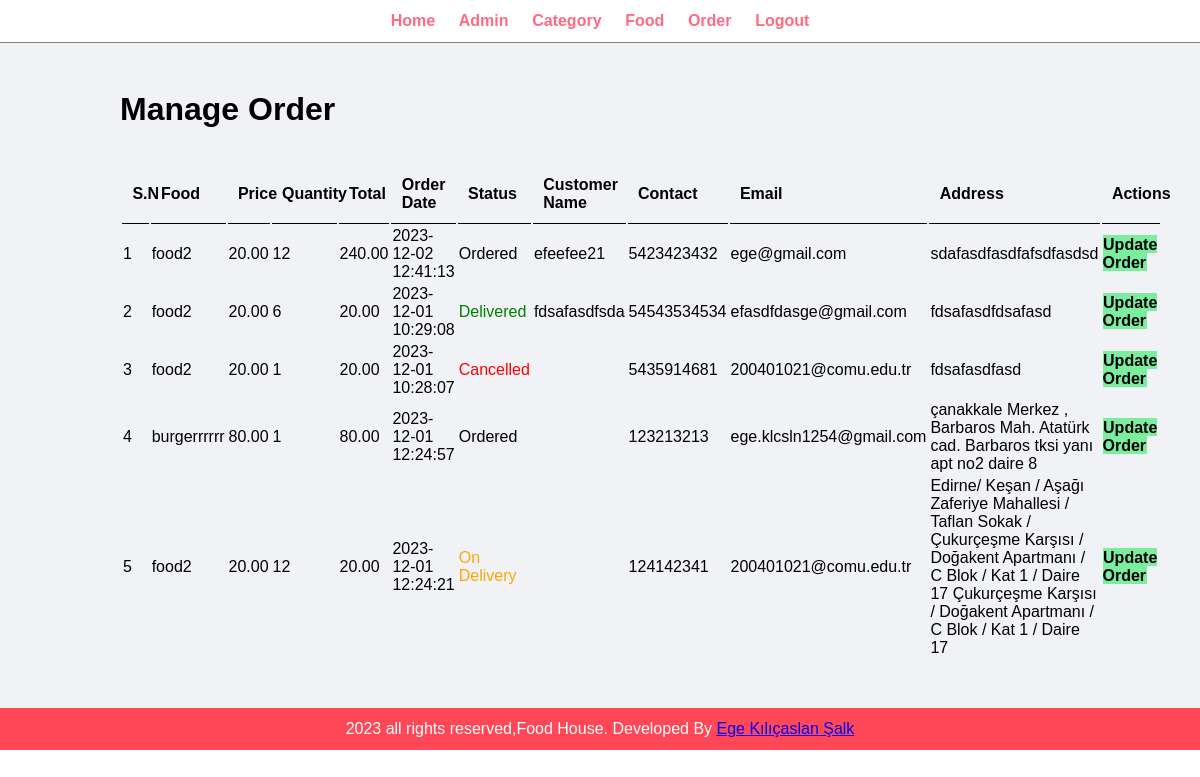
Page /admin/manage-order.php (signed in) on the committed database.
### tables this page shows
CREATE TABLE `tbl_order` (
  `id` int(10) UNSIGNED NOT NULL,
  `food` varchar(150) NOT NULL,
  `price` decimal(10,2) NOT NULL,
  `qty` int(11) NOT NULL,
  `total` decimal(10,2) NOT NULL,
  `order_date` datetime NOT NULL,
  `status` varchar(50) NOT NULL,
  `customer_name` varchar(150) NOT NULL,
  `customer_contact` varchar(20) NOT NULL,
  `customer_email` varchar(150) NOT NULL,
  `customer_address` varchar(255) NOT NULL
);

### admin/manage-order.php (the view, shortened to what this page needs)
<?php include('partials/menu.php'); ?>
<div class="main-content">
    <div class="wrapper">
        <h1>Manage Order</h1>
        <br />
        <br />
        <table class="tbl-full">
            <tr>
                <th>S.N</th>
                <th>Food</th>
                <th>Price</th>
                <th>Quantity</th>
                <th>Total</th>
                <th>Order Date</th>
                <th>Status</th>
                <th>Customer Name</th>
                <th>Contact</th>
                <th>Email</th>
                <th>Address</th>
                <th>Actions</th>
            </tr>
            <?php
            $sql = "SELECT * FROM tbl_order ORDER BY id DESC";
            $stmt = mysqli_prepare($conn, $sql);
            mysqli_stmt_execute($stmt);
            $res = mysqli_stmt_get_result($stmt);
            $count = mysqli_num_rows($res);
            $sn = 1;
            if($count > 0){
                while($row = mysqli_fetch_assoc($res)){
                    $id = $row['id'];
                    $food = htmlentities($row['food'], ENT_QUOTES, 'UTF-8');
                    $price = $row['price'];
                    $qty = $row['qty'];
                    $total = $row['total'];
                    $orderdate = $row['order_date'];
                    $status = htmlentities($row['status'], ENT_QUOTES, 'UTF-8');
                    $customer_name = htmlentities($row['customer_name'], ENT_QUOTES, 'UTF-8');
                    $customer_contact = htmlentities($row['customer_contact'], ENT_QUOTES, 'UTF-8');
                    $customer_email = htmlentities($row['customer_email'], ENT_QUOTES, 'UTF-8');
                    $customer_address = htmlentities($row['customer_address'], ENT_QUOTES, 'UTF-8');
                    ?>
                    <tr>
                        <td><?php echo $sn++;?></td>
                        <td><?php echo $food;?></td>
                        <td><?php echo $price;?></td>
                        <td><?php echo $qty;?></td>
                        <td><?php echo $total;?></td>
                        <td><?php echo $orderdate;?></td>
                        <td><?php
                            if($status == "Ordered"){
                                echo "<label>$status</label>";
                            }
                            elseif($status == "On Delivery"){
                                echo "<label style='color:orange;'>$status</label>";
                            }
                            elseif($status == "Delivered"){
                                echo "<label style='color:green;'>$status</label>";
                            }
                            elseif($status == "Cancelled"){
                                echo "<label style='color:red;'>$status</label>";
                            }
                            ?></td>
                        <td><?php echo $customer_name;?></td>
                        <td><?php echo $customer_contact;?></td>
                        <td><?php echo $customer_email;?></td>
                        <td><?php echo $customer_address;?></td>
                        <td>
                            <a href="<?php echo SITEURL; ?>admin/update-order.php?id=<?php echo $id; ?>" class="btn-secondary">Update Order</a>
                        </td>
                    </tr>
                    <?php
                }
            }
            else{
                echo "<tr><td colspan='12' class='error'>Orders not Available.</td></tr>";
            }
            ?>
        </table>
    </div>
</div>
<?php include('partials/footer.php'); ?>

### css/adm.css (style rules this page uses)
* { margin: 0; padding: 0; font-family: Arial, Helvetica, sans-serif; }
.wrapper { padding:1%; width: 80%; margin: 0 auto; }
.tbl-full { width: 100%; }
table tr th { border-bottom: 1px solid black; padding: 1%; text-align: left; }
table tr td { padding: 1px; }
.btn-secondary { background-color: #7bed9f; padding: 1%; color: black; text-decoration: none; font-weight: bold; }
.main-content { background-color:#f1f2f6; padding: 3% 0; }

### rows in the picture
tbl_order: food "food2", price "20.00", qty "12", total "240.00", order_date "2023-12-02 12:41:13", status "Ordered", customer_name "efeefee21", customer_contact "5423423432", customer_email "ege@gmail.com", customer_address "sdafasdfasdfafsdfasdsd"
tbl_order: food "food2", price "20.00", qty "6", total "20.00", order_date "2023-12-01 10:29:08", status "Delivered", customer_name "fdsafasdfsda", customer_contact "54543534534", customer_email "efasdfdasge@gmail.com", customer_address "fdsafasdfdsafasd"
tbl_order: food "food2", price "20.00", qty "1", total "20.00", order_date "2023-12-01 10:28:07", status "Cancelled", customer_contact "5435914681", customer_email "200401021@comu.edu.tr", customer_address "fdsafasdfasd"
tbl_order: food "burgerrrrrr", price "80.00", qty "1", total "80.00", order_date "2023-12-01 12:24:57", status "Ordered", customer_contact "123213213", customer_email "ege.klcsln1254@gmail.com", customer_address "çanakkale Merkez , Barbaros Mah. Atatürk cad. Barbaros tksi yanı apt no2 daire 8"
tbl_order: food "food2", price "20.00", qty "12", total "20.00", order_date "2023-12-01 12:24:21", status "On Delivery", customer_contact "124142341", customer_email "200401021@comu.edu.tr", customer_address "Edirne/ Keşan / Aşağı Zaferiye Mahallesi / Taflan Sokak / Çukurçeşme Karşısı / Doğakent Apartmanı / C Blok / Kat 1 / Daire 17 Çukurçeşme Karşısı / Doğakent Apartmanı / C Blok / Kat 1 / Daire 17"
